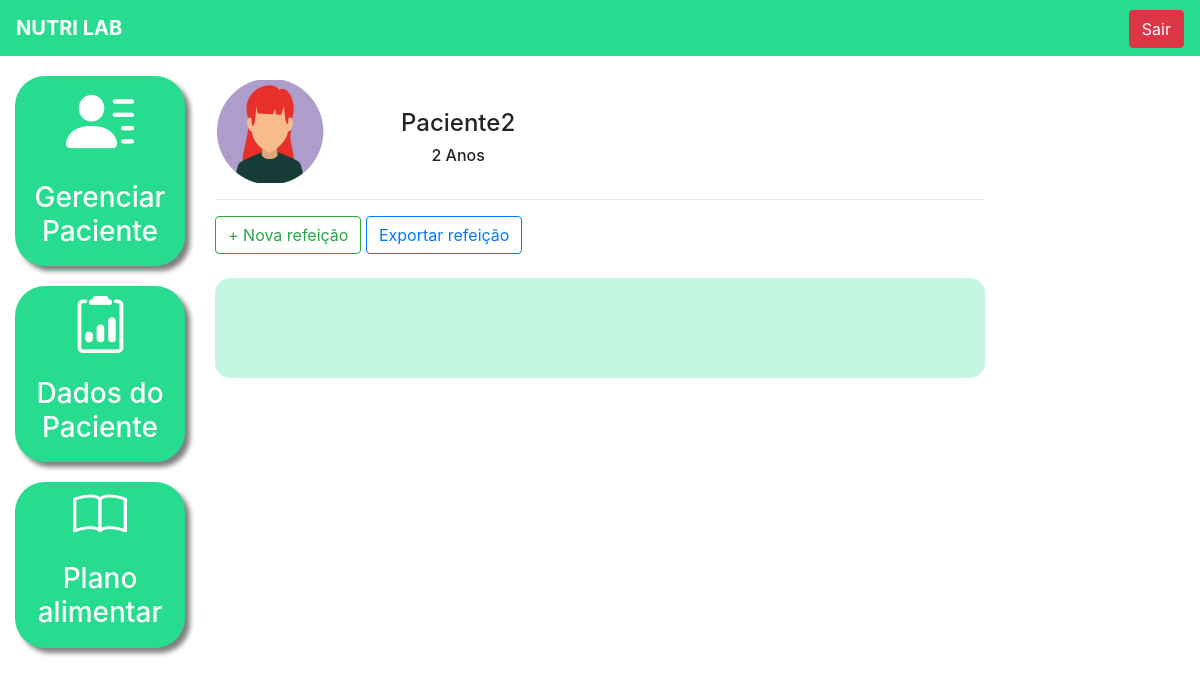
Before: /food_plan/1/ (signed in) with the older database file.
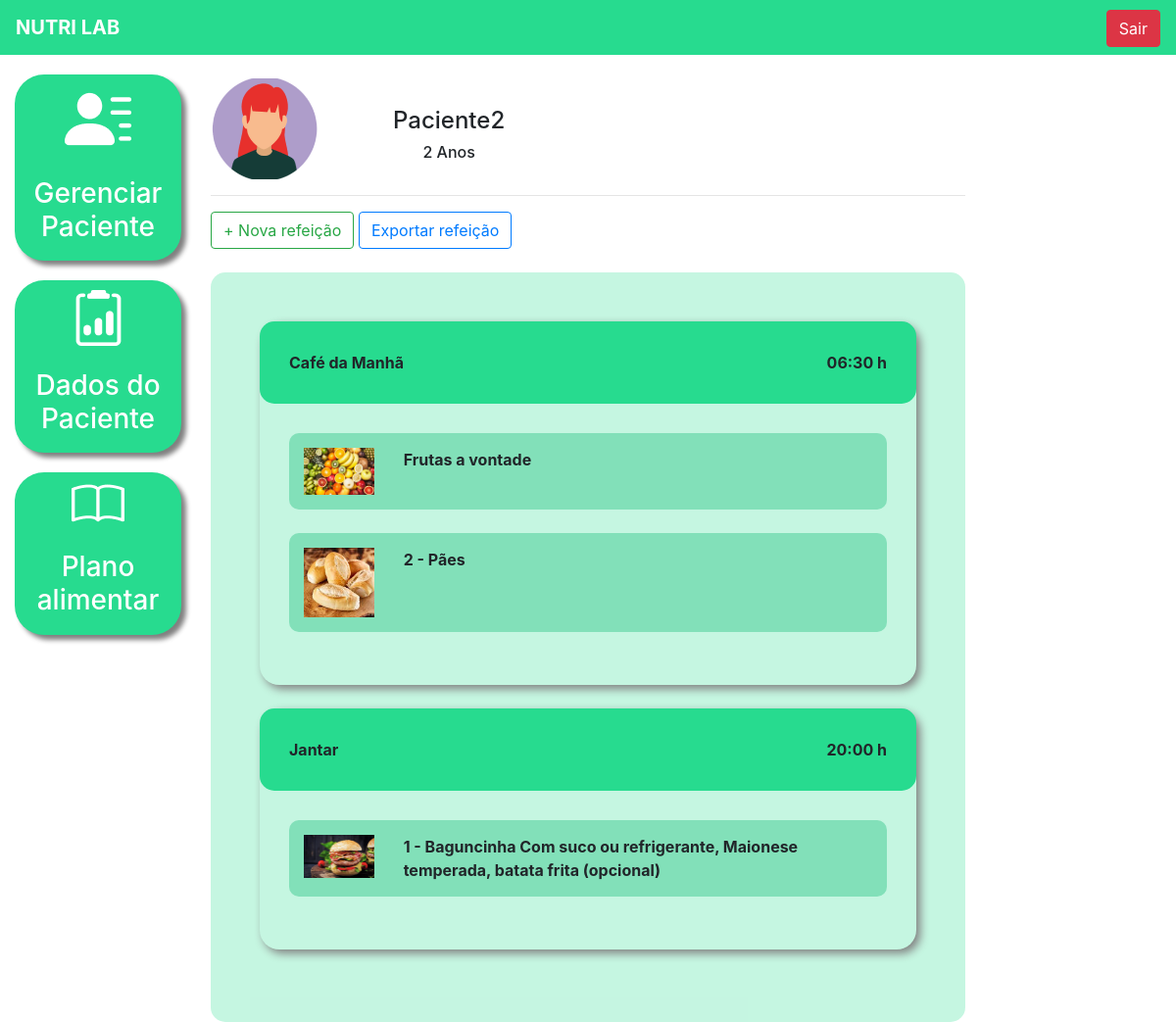
After: the same page with the newer database file.
### main/models.py (models this page shows, shortened)
class Pacientes(models.Model):
    choices_sexo = (('F', 'Feminino'),
                    ('M', 'Maculino'))
    nome = models.CharField(max_length=50)
    sexo = models.CharField(max_length=1, choices=choices_sexo)
    idade = models.IntegerField()
    email = models.EmailField()
    telefone = models.CharField(max_length=19)
    nutri = models.ForeignKey(User, on_delete=models.CASCADE)

class Refeicao(models.Model):
    paciente = models.ForeignKey(Pacientes, on_delete=models.CASCADE)
    titulo = models.CharField(max_length=50)
    horario = models.TimeField()
    carboidratos = models.IntegerField()
    proteinas = models.IntegerField()
    gorduras = models.IntegerField()

class Opcao(models.Model):
    refeicao = models.ForeignKey(Refeicao, on_delete=models.CASCADE)
    imagem = models.ImageField(upload_to="opcao")
    descricao = models.TextField()

### main/views.py (the view)
# urls.py: path('food_plan/', views.food_plan_list, name="food_plan_list"),
def food_plan(request, id):
    paciente = get_object_or_404(Pacientes, id=id)
    if not paciente.nutri == request.user:
        messages.add_message(request, constants.ERROR, 'Esse paciente não é seu')
        return redirect('/food_plan/')
    if request.method == "GET":
        r1 = Refeicao.objects.filter(paciente=paciente).order_by('horario')
        opcao = Opcao.objects.all()
        return render(request, 'food_plan.html', {'paciente': paciente,'refeicao':r1,'opcao':opcao})

### main/templates/food_plan.html (shortened to what this page needs)
{% extends 'base_main.html' %}
{% load static %}
{% block 'main' %}
    <br>
    <div class="row">
        <div class="col-md-3">
                {% if paciente.sexo == "M"%}
                    <img src="{% static 'main/img/perfil2.png' %}">
                {% else %}
                    <img src="{% static 'main/img/perfil1.png' %}">
                {% endif %}
        </div>
        <div class="col-md-3-d-flex justify-content-center dados descricao">
            <h4><br>{{paciente.nome}}</h4>
            <h6>{{paciente.idade}} Anos</h6>
        </div>
    </div>
    <hr>
    <button type="button" class="btn btn-outline-success" data-toggle="modal" data-target="#modal">
        + Nova refeição
    </button>
    <button type="button" class="btn btn-outline-primary">
        Exportar refeição
    </button>
    <br>
    <br>
    <div class="fundo-alimentar">
        {% for re in refeicao %}
        <div class="refeicao">
            <div class="head-refeicao">
                <span>{{re.titulo}}</span>
                <span style="float: right;">{{re.horario}} h</span>
            </div>
            <div class="body-refeicao">
            {% for o1 in opcao %}
                {% if o1.refeicao == re %}
                <div class="opcao">
                    <div class="row">
                        <div class="col-md-2">
                            <img width="100%" src="{{o1.imagem.url}}">
                        </div>
                        <div class="col-md-10">
                            {{o1.descricao}}
                        </div>
                    </div>
                </div>
                <br>
                {% endif %}
            {% endfor %}
            </div>
        </div>
        <br>
        {% endfor %}
    </div>
{% endblock%}

### templates/base_main.html
{% extends 'base.html' %}
{% load static %}
{% block 'head' %}
<link rel="stylesheet" href="{% static 'main/css/main.css' %}">
<link rel="stylesheet" href="{% static 'main/css/food_plan.css' %}">
{% endblock %}
{% block 'body' %}
    <div class="container-fluid">
        <div class="row">
            <div class="col-md-2">
                <a href="{% url 'patient' %}" class="link-lateral">
                <div class="card-lateral">
                    <img src="{% static 'main/img/paciente.png' %}">
                    <br>
                    <br>
                    <h3>Gerenciar Paciente</h3>
                </div>
                </a>
                <a href="{% url 'patient_data_list' %}" class="link-lateral">
                <div class="card-lateral">
                    <img src="{% static 'main/img/dados_paciente.png' %}">
                    <br>
                    <br>
                    <h3>Dados do Paciente</h3>
                </div>
                </a>
                <a href="{% url 'food_plan_list' %}" class="link-lateral">
                <div class="card-lateral">
                    <img src="{% static 'main/img/plano_alimentar.png' %}">
                    <br>
                    <br>
                    <h3>Plano alimentar</h3>
                </div>
                </a>
            </div>
            <div class="col-md-8">
                {% block 'main' %}
                {% endblock %}
            </div>
        </div>
    </div>
{% endblock%}

### templates/base.html (shortened to what this page needs)
{% load static %}
<!doctype html>
<html lang="pt-BR">
<head>
{% block 'head' %}{% endblock %}
<link rel="stylesheet" href="https://cdn.jsdelivr.net/npm/bootstrap@4.6.1/dist/css/bootstrap.min.css">
</head>
<body>
{% if user.is_authenticated %}
      <nav style="background-color: #27DB8F;" class="navbar navbar-expand-lg navbar-dark">
        <a style="font-weight: bold" class="navbar-brand" href="#">NUTRI LAB</a>
        <div class="align-self-end ml-auto">
            <a href = {% url 'quit' %}> <button type="button" class="btn btn-danger">Sair </button> </a>
        </div>
      </nav>
{% endif %}
{% block 'body' %}{% endblock %}
</body>
</html>

### templates/static/main/css/main.css (style rules this page uses)
.card-lateral { background-color: #27DB8F; margin-top: 20px; padding: 10px; color: white; font-weight: bold; text-decoration: none; text-align: center; box-shadow: 5px 5px 5px gray; border-radius: 30px; }
.dados { font-weight: bold; text-align: center; }
.descricao { margin-left: -12%; }
@media (max-width: 1300px) { .descricao { margin-left: 1px; } }

### templates/static/main/css/food_plan.css (style rules this page uses)
.fundo-alimentar { background-color: #27db9044; padding: 50px; border-radius: 15px; }
.refeicao { box-shadow: 4px 4px 10px gray; border-radius: 20px; }
.head-refeicao { background-color:#27DB8F; padding: 30px; font-weight: bold; border-radius: 15px; }
.body-refeicao { padding: 30px; font-weight: bold; }
.opcao { background-color: #82e0b9; padding: 15px; border-radius: 10px; }

Changed rows visible on the page:
added Refeicao: titulo "Café da Manhã", horario "06:30"
added Opcao: imagem (picture), descricao "Frutas a vontade", shown under "Café da Manhã"
added Opcao: imagem (picture), descricao "2 - Pães", shown under "Café da Manhã"
added Refeicao: titulo "Jantar", horario "20:00"
added Opcao: imagem (picture), descricao "1 - Baguncinha Com suco ou refrigerante, Maionese temperada, batata frita (opcional)", shown under "Jantar"
